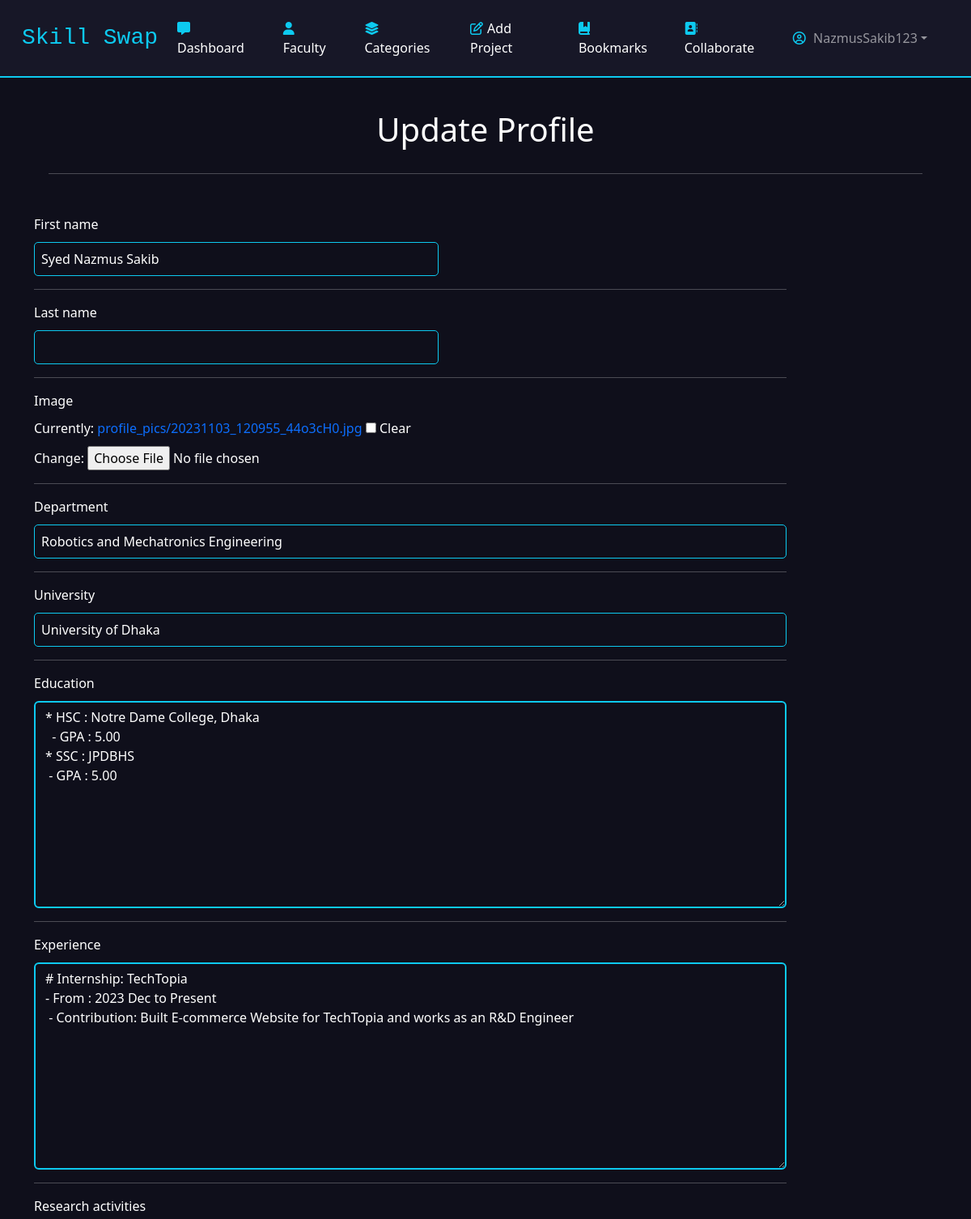
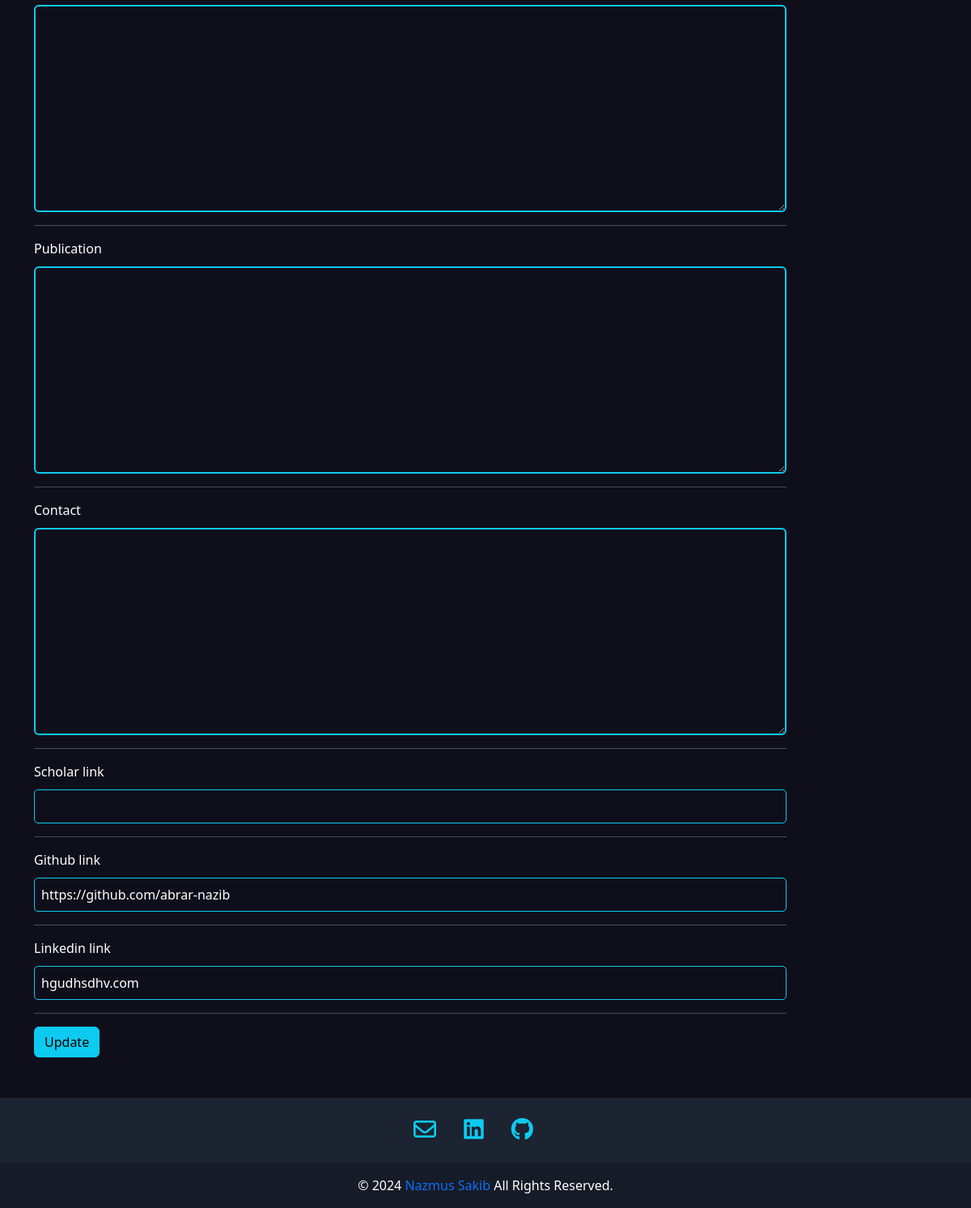
The app's page /updateProfile (signed in) with its own data (2 pictures, top to bottom).
### accounts/models.py (models this page shows)
class CustomUser(AbstractUser):
    DESIGNATION_CHOICE = (
        ('Associate Professor', 'Associate Professor'),
        ('Professor', 'Professor'),
        ('Assistant Professor', 'Assistant Professor'),
        ('Lecturer', 'Lecturer'),
    )
    is_faculty = models.BooleanField(default=False)
    department = models.CharField(max_length=100, blank=True, null=True)
    university = models.CharField(max_length=100, blank=True, null=True)
    designation = models.CharField(max_length=100, blank=True, null=True, choices=DESIGNATION_CHOICE)
    education = models.TextField(blank=True, null=True)
    experience = models.TextField(blank=True, null=True)
    research_activities = models.TextField(blank=True, null=True)
    membership = models.TextField(blank=True, null=True)
    publication = models.TextField(blank=True, null=True)
    award = models.TextField(blank=True, null=True)
    contact = models.TextField(blank=True, null=True)
    scholar_link = models.CharField(max_length=100, blank=True, null=True)
    github_link = models.CharField(max_length=100, blank=True, null=True)
    linkedin_link = models.CharField(max_length=100, blank=True, null=True)
    image = models.ImageField(upload_to='profile_pics', default='./images/default.jpg', null=True, blank=True)

### blog/views.py (the view)
# urls.py: path("updateProfile", views.updateProfile, name="updateProfile"),
@login_required
def updateProfile(request):
  if request.method == 'POST':
    if request.user.is_faculty:
      form = FacultyProfileForm(request.POST, request.FILES, instance=request.user)
    else:
      form = StudentProfileForm(request.POST, request.FILES, instance=request.user)
    if form.is_valid():
      form.save()
      messages.success(request, 'Profile Updated successfully ^_^')
      return HttpResponseRedirect(reverse('blog:profile'))
  else:
    if request.user.is_faculty:
      form = FacultyProfileForm(instance=request.user)
    else:
      form = StudentProfileForm(instance=request.user)
  return render(request, 'update_profile.html', {
    'form': form
  })

### accounts/forms.py
class StudentProfileForm(forms.ModelForm):
  class Meta:
    model = get_user_model()
    fields = ['first_name', 'last_name','department', 'university', 'education', 'experience', 'research_activities', 'membership', 'publication', 'award', 'contact', 'scholar_link', 'image', 'github_link', 'linkedin_link']

### blog/templates/update_profile.html (shortened to what this page needs)
{% extends './layout.html' %}  {% load crispy_forms_tags %} {% load static %} {% block links %}
  <link rel="stylesheet" href="{% static 'blog/css/index.css' %}" />
  <link rel="stylesheet" href="{% static 'blog/css/singleArt.css' %}" />
  <link rel="stylesheet" href="{% static 'blog/css/add.css' %}" />
{% endblock %} {% block body %}
  <div class="header">
    <h1>Update Profile</h1>
    <hr />
  </div>
  <div class="container form-group add-form">
    <form action="" class="col-sm-10" method="post" enctype="multipart/form-data">
      <div class="title-art">{{ form.first_name|as_crispy_field }}</div>
      <hr />
      <div class="title-art">{{ form.last_name|as_crispy_field }}</div>
      <hr />
      <div class="image-art">{{ form.image|as_crispy_field }}</div>
      <hr />
      <div class="desc-art">{{ form.department|as_crispy_field }}</div>
      <hr />
      <div class="desc-art">{{ form.university|as_crispy_field }}</div>
      <hr />
      <div class="content-art">{{ form.education|as_crispy_field }}</div>
      <hr />
      <div class="content-art">{{ form.experience|as_crispy_field }}</div>
      <hr />
      <div class="content-art">{{ form.research_activities|as_crispy_field }}</div>
      <hr />
      <div class="content-art">{{ form.publication|as_crispy_field }}</div>
      <hr />
      <div class="content-art">{{ form.contact|as_crispy_field }}</div>
      <hr />
      <div class="desc-art">{{ form.scholar_link|as_crispy_field }}</div>
      <hr />
      <div class="desc-art">{{ form.github_link|as_crispy_field }}</div>
      <hr />
      <div class="desc-art">{{ form.linkedin_link|as_crispy_field }}</div>
      <hr />
      <input type="submit" value="Update" class="btn btn-info" />
    </form>
  </div>
{% endblock %}

### blog/templates/layout.html (shortened to what this page needs)
{% load static %}
<!DOCTYPE html>
<html lang="en">
  <head>
    <link href="https://cdn.jsdelivr.net/npm/bootstrap@5.2.2/dist/css/bootstrap.min.css" rel="stylesheet" />
    <link rel="stylesheet" href="{% static 'blog/css/layout.css' %}" />
    {% block links %}
    {% endblock %}
  </head>
  <body>
    <nav class="navbar navbar-expand-lg navbar-dark" style="padding: 15px">
      <div class="container-fluid">
        <a class="navbar-brand" href="{% url 'blog:home' %}" style="color: var(--bs-cyan); font-family: monospace; font-size:28px;">Skill Swap</a>
        <div class="collapse navbar-collapse" id="navbarSupportedContent">
          <ul class="navbar-nav me-auto ulNav">
            <li class="nav-item">
              <a class="nav-link active" aria-current="page" href="{% url 'blog:index' %}"><i class="fas fa-comment-alt"></i>Dashboard</a>
            </li>
            <li class="nav-item">
              <a class="nav-link active" aria-current="page" href="{% url 'blog:faculty' %}"><i class="fa-solid fa-user"></i>Faculty</a>
            </li>
            <li class="nav-item">
              <a class="nav-link active" href="{% url 'blog:categories' %}"><i class="fa-solid fa-layer-group"></i>Categories</a>
            </li>
            {% if user.is_authenticated %}
              <li class="nav-item">
                <a class="nav-link active" aria-current="page" href="{% url 'blog:add' %}"><i class="fa-regular fa-pen-to-square"></i>Add Project</a>
              </li>
              <li class="nav-item">
                <a class="nav-link active" aria-current="page" href="{% url 'blog:bookmarks' %}"><i class="fa-solid fa-book-bookmark"></i>Bookmarks</a>
              </li>
              <li class="nav-item">
                <a class="nav-link active" aria-current="page" href="#"><i class="fa-solid fa-address-book"></i>Collaborate</a>
              </li>
            {% endif %}
          </ul>
          <ul class="navbar-nav">
            {% if request.user.is_authenticated %}
              <li class="nav-item dropdown active">
                <a class="nav-link dropdown-toggle" href="#" role="button" data-bs-toggle="dropdown" aria-expanded="false"><i class="fa-regular fa-circle-user"></i> {{ request.user }}</a>
              </li>
            {% endif %}
          </ul>
        </div>
      </div>
    </nav>
    <div class="blog-content1">
      {% block body %}
      {% endblock %}
    </div>
    <div class="footer">
      <footer class="text-center text-lg-start text-white" style="background-color: #1c2331">
        <section class="footer-social">
          <a href="#"><i class="fa-regular fa-envelope"></i></a>
          <a href="#"><i class="fab fa-linkedin"></i></a>
          <a href="#"><i class="fab fa-github"></i></a>
        </section>
        <div class="text-center p-3" style="background-color: rgba(0, 0, 0, 0.2)">
          © <span class="thisYear"></span>
          <a class="" target="_blank" href="#">Nazmus Sakib</a>
          All Rights Reserved.
        </div>
      </footer>
    </div>
  </body>
</html>

### blog/static/blog/css/layout.css (style rules this page uses)
:root { --base-color: #0f0f1b; --second-color: #171727; --mid-color: #161e2e; --back-color: #bbe1fa; --primary-color: 111, 76, 255; --text-color: 256, 256, 256; }
* { padding: 0; margin: 0; box-sizing: border-box; }
.ulNav { margin-left: auto; }
li { margin-right: 19px; }
body { background-color: var(--base-color); display: flex; flex-direction: column; min-height: 100vh; }
.blog-content1 { flex: 1; }
nav { background-color: var(--second-color); border-bottom: 2px solid var(--bs-cyan); border-bottom-color: linear-gradient(to top, rgb(1 134 218), rgb(182 49 167)); }
i { color: var(--bs-cyan); margin-right: 5px; }
.footer-social { text-align: center; padding: 25px; }
.footer-social a { margin-right: 25px; }
.footer-social a i { font-size: 28px; }
footer a { text-decoration: none; }
.header { text-align: center; color: var(--bs-white); margin-top: 40px; }
.header hr { margin: 30px auto; width: 90%; }

### blog/static/blog/css/index.css (style rules this page uses)
body { font-size: 16px; color: #ffffff; text-rendering: optimizeLegibility; font-weight: initial; }
a, a:hover { text-decoration: none; transition: color 0.3s ease-in-out; }

### blog/static/blog/css/add.css (style rules this page uses)
.add-form { color: var(--bs-white); margin: 50px auto; }
.add-form label { margin-bottom: 10px; }
.title-art input { outline: none; border: 1px solid var(--bs-cyan); width: 500px; border-radius: 5px; color: var(--bs-white); padding: 8px; background-color: var(--base-color); }
.content-art textarea { background-color: var(--base-color); color: var(--bs-white); border: 2px solid var(--bs-cyan); }
.desc-art input { border: 1px solid var(--bs-cyan); color: var(--bs-white); border-radius: 5px; padding: 8px; background-color: var(--base-color); }

### records on screen
CustomUser: user "NazmusSakib123", first_name "Syed Nazmus Sakib", department "Robotics and Mechatronics Engineering", university "University of Dhaka", education "* HSC : Notre Dame College, Dhaka - GPA : 5.00 * SSC : JPDBHS - GPA : 5.00", experience "# Internship: TechTopia - From : 2023 Dec to Present - Contribution: Built E-commerce Website for TechTopia and works as an R&D Engineer", github_link "https://github.com/abrar-nazib", linkedin_link "hgudhsdhv.com"
